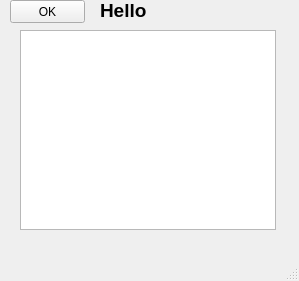
<?xml version="1.0" encoding="UTF-8"?>
<ui version="4.0">
 <class>MainWindow</class>
 <widget class="QMainWindow" name="MainWindow">
  <property name="geometry">
   <rect>
    <x>0</x>
    <y>0</y>
    <width>299</width>
    <height>281</height>
   </rect>
  </property>
  <property name="windowTitle">
   <string>Ex11-graphics</string>
  </property>
  <widget class="QWidget" name="centralwidget">
   <widget class="QPushButton" name="pushButton">
    <property name="geometry">
     <rect>
      <x>10</x>
      <y>0</y>
      <width>75</width>
      <height>23</height>
     </rect>
    </property>
    <property name="text">
     <string>OK</string>
    </property>
   </widget>
   <widget class="QLabel" name="label">
    <property name="geometry">
     <rect>
      <x>100</x>
      <y>-10</y>
      <width>171</width>
      <height>41</height>
     </rect>
    </property>
    <property name="font">
     <font>
      <pointsize>14</pointsize>
      <weight>75</weight>
      <bold>true</bold>
     </font>
    </property>
    <property name="text">
     <string>Hello</string>
    </property>
   </widget>
   <widget class="QGraphicsView" name="graphicsView">
    <property name="geometry">
     <rect>
      <x>20</x>
      <y>30</y>
      <width>256</width>
      <height>200</height>
     </rect>
    </property>
    <property name="verticalScrollBarPolicy">
     <enum>Qt::ScrollBarAlwaysOff</enum>
    </property>
    <property name="horizontalScrollBarPolicy">
     <enum>Qt::ScrollBarAlwaysOff</enum>
    </property>
   </widget>
  </widget>
  <widget class="QMenuBar" name="menubar">
   <property name="geometry">
    <rect>
     <x>0</x>
     <y>0</y>
     <width>299</width>
     <height>21</height>
    </rect>
   </property>
  </widget>
  <widget class="QStatusBar" name="statusbar"/>
 </widget>
 <resources/>
 <connections/>
</ui>
